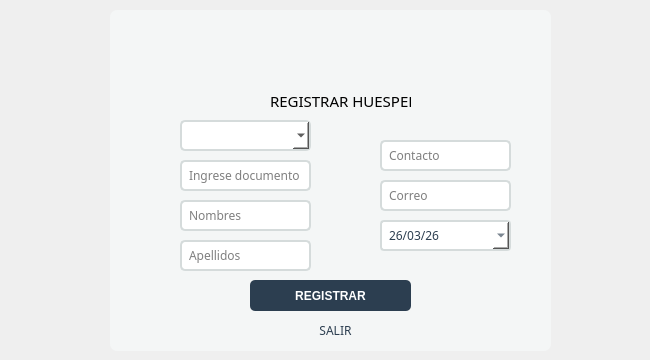
<?xml version="1.0" encoding="UTF-8"?>
<ui version="4.0">
 <class>Dialog</class>
 <widget class="QDialog" name="Dialog">
  <property name="geometry">
   <rect>
    <x>0</x>
    <y>0</y>
    <width>650</width>
    <height>360</height>
   </rect>
  </property>
  <property name="minimumSize">
   <size>
    <width>650</width>
    <height>360</height>
   </size>
  </property>
  <property name="maximumSize">
   <size>
    <width>650</width>
    <height>360</height>
   </size>
  </property>
  <property name="windowTitle">
   <string>Dialog</string>
  </property>
  <widget class="QLabel" name="label">
   <property name="geometry">
    <rect>
     <x>0</x>
     <y>0</y>
     <width>651</width>
     <height>361</height>
    </rect>
   </property>
   <property name="text">
    <string/>
   </property>
   <property name="pixmap">
    <pixmap>../IMAGENES/imagen_login1.jpg</pixmap>
   </property>
   <property name="scaledContents">
    <bool>true</bool>
   </property>
  </widget>
  <widget class="QFrame" name="frame">
   <property name="geometry">
    <rect>
     <x>110</x>
     <y>10</y>
     <width>441</width>
     <height>341</height>
    </rect>
   </property>
   <property name="autoFillBackground">
    <bool>false</bool>
   </property>
   <property name="styleSheet">
    <string notr="true">border-radius: 7px; background-color: #F4F6F6;</string>
   </property>
   <property name="frameShape">
    <enum>QFrame::StyledPanel</enum>
   </property>
   <property name="frameShadow">
    <enum>QFrame::Raised</enum>
   </property>
   <widget class="QLineEdit" name="LE_nombres">
    <property name="geometry">
     <rect>
      <x>70</x>
      <y>190</y>
      <width>131</width>
      <height>31</height>
     </rect>
    </property>
    <property name="font">
     <font>
      <family>Berlin Sans FB</family>
      <pointsize>9</pointsize>
     </font>
    </property>
    <property name="styleSheet">
     <string notr="true">QLineEdit {
    border: 2px solid #D5DBDB;
    border-radius: 5px;
    padding: 5px;
    background-color: white;
}

QLineEdit:focus {
    border: 2px solid #2C3E50;
}</string>
    </property>
    <property name="placeholderText">
     <string notr="true">Nombres</string>
    </property>
   </widget>
   <widget class="QLineEdit" name="LE_contacto">
    <property name="geometry">
     <rect>
      <x>270</x>
      <y>130</y>
      <width>131</width>
      <height>31</height>
     </rect>
    </property>
    <property name="font">
     <font>
      <family>Berlin Sans FB</family>
      <pointsize>9</pointsize>
     </font>
    </property>
    <property name="styleSheet">
     <string notr="true">QLineEdit {
    border: 2px solid #D5DBDB;
    border-radius: 5px;
    padding: 5px;
    background-color: white;
}

QLineEdit:focus {
    border: 2px solid #2C3E50;
}</string>
    </property>
    <property name="echoMode">
     <enum>QLineEdit::Normal</enum>
    </property>
    <property name="placeholderText">
     <string notr="true">Contacto</string>
    </property>
   </widget>
   <widget class="QPushButton" name="PB_registrar">
    <property name="geometry">
     <rect>
      <x>140</x>
      <y>270</y>
      <width>161</width>
      <height>31</height>
     </rect>
    </property>
    <property name="styleSheet">
     <string notr="true">QPushButton {
    background-color: #2C3E50;
    color: white;
    border-radius: 5px;
    font-weight: bold;
    padding: 10px;
}

QPushButton:hover {
    background-color: #16A085;
}</string>
    </property>
    <property name="text">
     <string>REGISTRAR</string>
    </property>
   </widget>
   <widget class="QLabel" name="label_4">
    <property name="geometry">
     <rect>
      <x>160</x>
      <y>80</y>
      <width>141</width>
      <height>21</height>
     </rect>
    </property>
    <property name="font">
     <font>
      <family>Berlin Sans FB</family>
      <pointsize>11</pointsize>
     </font>
    </property>
    <property name="text">
     <string>REGISTRAR HUESPED</string>
    </property>
   </widget>
   <widget class="QLabel" name="label_5">
    <property name="geometry">
     <rect>
      <x>140</x>
      <y>10</y>
      <width>171</width>
      <height>61</height>
     </rect>
    </property>
    <property name="text">
     <string/>
    </property>
    <property name="pixmap">
     <pixmap>../IMAGENES/unnamed.jpg</pixmap>
    </property>
    <property name="scaledContents">
     <bool>true</bool>
    </property>
   </widget>
   <widget class="QLineEdit" name="LE_numero_d">
    <property name="geometry">
     <rect>
      <x>70</x>
      <y>150</y>
      <width>131</width>
      <height>31</height>
     </rect>
    </property>
    <property name="font">
     <font>
      <family>Berlin Sans FB</family>
      <pointsize>9</pointsize>
     </font>
    </property>
    <property name="styleSheet">
     <string notr="true">QLineEdit {
    border: 2px solid #D5DBDB;
    border-radius: 5px;
    padding: 5px;
    background-color: white;
}

QLineEdit:focus {
    border: 2px solid #2C3E50;
}</string>
    </property>
    <property name="placeholderText">
     <string notr="true">Ingrese documento</string>
    </property>
   </widget>
   <widget class="QComboBox" name="CB_tipo_d">
    <property name="geometry">
     <rect>
      <x>70</x>
      <y>110</y>
      <width>131</width>
      <height>31</height>
     </rect>
    </property>
    <property name="styleSheet">
     <string notr="true">QComboBox {
    border: 2px solid #D5DBDB;
    border-radius: 5px;
    padding: 5px;
    background-color: white;
}

QComboBox:focus {
    border: 2px solid #2C3E50;
}</string>
    </property>
   </widget>
   <widget class="QLineEdit" name="LE_correo">
    <property name="geometry">
     <rect>
      <x>270</x>
      <y>170</y>
      <width>131</width>
      <height>31</height>
     </rect>
    </property>
    <property name="font">
     <font>
      <family>Berlin Sans FB</family>
      <pointsize>9</pointsize>
     </font>
    </property>
    <property name="styleSheet">
     <string notr="true">QLineEdit {
    border: 2px solid #D5DBDB;
    border-radius: 5px;
    padding: 5px;
    background-color: white;
}

QLineEdit:focus {
    border: 2px solid #2C3E50;
}</string>
    </property>
    <property name="echoMode">
     <enum>QLineEdit::Normal</enum>
    </property>
    <property name="placeholderText">
     <string>Correo</string>
    </property>
   </widget>
   <widget class="QDateEdit" name="DT_nacimiento">
    <property name="geometry">
     <rect>
      <x>270</x>
      <y>210</y>
      <width>131</width>
      <height>31</height>
     </rect>
    </property>
    <property name="font">
     <font>
      <family>Berlin Sans FB</family>
     </font>
    </property>
    <property name="styleSheet">
     <string notr="true">QDateEdit {
    color: #2C3E50;
    background-color: white;
    border: 2px solid #D5DBDB;
    border-radius: 4px;
    padding: 5px;
}

QDateEdit:focus {
    border: 2px solid #2C3E50;
}

QCalendarWidget QWidget {
    alternate-background-color: #F8F9F9; 
    background-color: white; 
    color: black; 
}</string>
    </property>
    <property name="minimumDate">
     <date>
      <year>1900</year>
      <month>1</month>
      <day>1</day>
     </date>
    </property>
    <property name="displayFormat">
     <string>dd/MM/yy</string>
    </property>
    <property name="calendarPopup">
     <bool>true</bool>
    </property>
    <property name="date">
     <date>
      <year>2026</year>
      <month>3</month>
      <day>26</day>
     </date>
    </property>
   </widget>
   <widget class="QLabel" name="label_2">
    <property name="geometry">
     <rect>
      <x>30</x>
      <y>150</y>
      <width>31</width>
      <height>31</height>
     </rect>
    </property>
    <property name="text">
     <string/>
    </property>
    <property name="pixmap">
     <pixmap>../ICONOS/carnet-de-identidad.png</pixmap>
    </property>
    <property name="scaledContents">
     <bool>true</bool>
    </property>
   </widget>
   <widget class="QLabel" name="label_3">
    <property name="geometry">
     <rect>
      <x>30</x>
      <y>110</y>
      <width>31</width>
      <height>31</height>
     </rect>
    </property>
    <property name="text">
     <string/>
    </property>
    <property name="pixmap">
     <pixmap>../ICONOS/comprobado.png</pixmap>
    </property>
    <property name="scaledContents">
     <bool>true</bool>
    </property>
   </widget>
   <widget class="QLabel" name="label_6">
    <property name="geometry">
     <rect>
      <x>30</x>
      <y>190</y>
      <width>31</width>
      <height>31</height>
     </rect>
    </property>
    <property name="text">
     <string/>
    </property>
    <property name="pixmap">
     <pixmap>../ICONOS/usuario (1).png</pixmap>
    </property>
    <property name="scaledContents">
     <bool>true</bool>
    </property>
   </widget>
   <widget class="QLabel" name="label_7">
    <property name="geometry">
     <rect>
      <x>230</x>
      <y>130</y>
      <width>31</width>
      <height>31</height>
     </rect>
    </property>
    <property name="text">
     <string/>
    </property>
    <property name="pixmap">
     <pixmap>../ICONOS/llamada-telefonica.png</pixmap>
    </property>
    <property name="scaledContents">
     <bool>true</bool>
    </property>
   </widget>
   <widget class="QLabel" name="label_8">
    <property name="geometry">
     <rect>
      <x>230</x>
      <y>170</y>
      <width>31</width>
      <height>31</height>
     </rect>
    </property>
    <property name="text">
     <string/>
    </property>
    <property name="pixmap">
     <pixmap>../ICONOS/correo-electronico.png</pixmap>
    </property>
    <property name="scaledContents">
     <bool>true</bool>
    </property>
   </widget>
   <widget class="QLabel" name="label_9">
    <property name="geometry">
     <rect>
      <x>230</x>
      <y>210</y>
      <width>31</width>
      <height>31</height>
     </rect>
    </property>
    <property name="text">
     <string/>
    </property>
    <property name="pixmap">
     <pixmap>../ICONOS/calendario (1).png</pixmap>
    </property>
    <property name="scaledContents">
     <bool>true</bool>
    </property>
   </widget>
   <widget class="QPushButton" name="PB_salir">
    <property name="geometry">
     <rect>
      <x>180</x>
      <y>310</y>
      <width>91</width>
      <height>21</height>
     </rect>
    </property>
    <property name="font">
     <font>
      <family>Berlin Sans FB</family>
      <weight>50</weight>
      <bold>false</bold>
     </font>
    </property>
    <property name="styleSheet">
     <string notr="true">color: #2C3E50;</string>
    </property>
    <property name="text">
     <string>SALIR</string>
    </property>
   </widget>
   <widget class="QLineEdit" name="LE_apellidos">
    <property name="geometry">
     <rect>
      <x>70</x>
      <y>230</y>
      <width>131</width>
      <height>31</height>
     </rect>
    </property>
    <property name="font">
     <font>
      <family>Berlin Sans FB</family>
      <pointsize>9</pointsize>
     </font>
    </property>
    <property name="styleSheet">
     <string notr="true">QLineEdit {
    border: 2px solid #D5DBDB;
    border-radius: 5px;
    padding: 5px;
    background-color: white;
}

QLineEdit:focus {
    border: 2px solid #2C3E50;
}</string>
    </property>
    <property name="placeholderText">
     <string notr="true">Apellidos</string>
    </property>
   </widget>
   <widget class="QLabel" name="label_10">
    <property name="geometry">
     <rect>
      <x>30</x>
      <y>230</y>
      <width>31</width>
      <height>31</height>
     </rect>
    </property>
    <property name="text">
     <string/>
    </property>
    <property name="pixmap">
     <pixmap>../ICONOS/usuario (1).png</pixmap>
    </property>
    <property name="scaledContents">
     <bool>true</bool>
    </property>
   </widget>
  </widget>
 </widget>
 <resources/>
 <connections/>
</ui>
